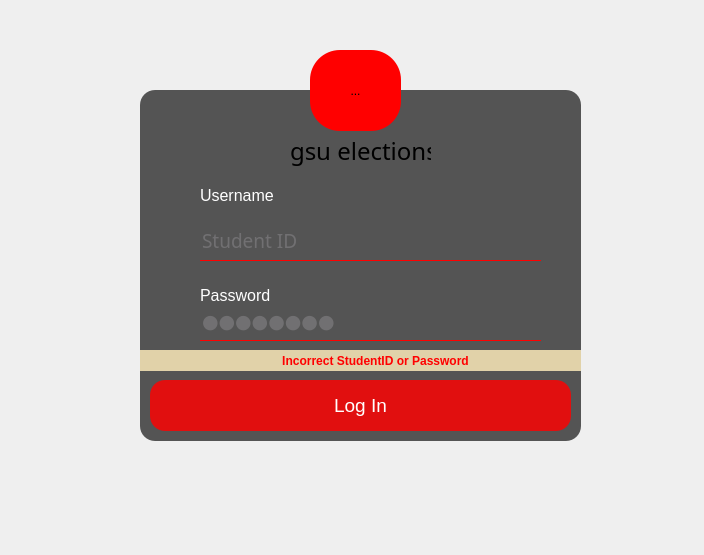
<?xml version="1.0" encoding="UTF-8"?>
<ui version="4.0">
 <class>Form</class>
 <widget class="QWidget" name="Form">
  <property name="geometry">
   <rect>
    <x>0</x>
    <y>0</y>
    <width>704</width>
    <height>555</height>
   </rect>
  </property>
  <property name="windowTitle">
   <string>Form</string>
  </property>
  <property name="toolTipDuration">
   <number>0</number>
  </property>
  <property name="styleSheet">
   <string notr="true">#Form
{
  background:url(:/rsz_1uni.jpg);
}</string>
  </property>
  <widget class="QFrame" name="frame">
   <property name="geometry">
    <rect>
     <x>140</x>
     <y>90</y>
     <width>441</width>
     <height>351</height>
    </rect>
   </property>
   <property name="styleSheet">
    <string notr="true">QFrame
{
  background-color:rgba(51, 51, 51, 210);
  border-radius:15px;
}</string>
   </property>
   <property name="frameShape">
    <enum>QFrame::StyledPanel</enum>
   </property>
   <property name="frameShadow">
    <enum>QFrame::Raised</enum>
   </property>
   <widget class="QLabel" name="label">
    <property name="geometry">
     <rect>
      <x>150</x>
      <y>40</y>
      <width>141</width>
      <height>41</height>
     </rect>
    </property>
    <property name="styleSheet">
     <string notr="true">*{
    font-family:Rawson;
    font-size:24px;
    background:transparent;
}

</string>
    </property>
    <property name="text">
     <string>gsu elections</string>
    </property>
   </widget>
   <widget class="QPushButton" name="pushButton">
    <property name="geometry">
     <rect>
      <x>10</x>
      <y>290</y>
      <width>421</width>
      <height>51</height>
     </rect>
    </property>
    <property name="font">
     <font>
      <pointsize>14</pointsize>
     </font>
    </property>
    <property name="styleSheet">
     <string notr="true">QPushButton
{
  background-color:rgb(255,0,0,210);
  color:white;
  border-radius:15px;
}
QPushButton:hover
{
  background:#57B6D2;
  color:red;
  border-radius:15px;
}</string>
    </property>
    <property name="text">
     <string>Log In</string>
    </property>
   </widget>
   <widget class="QLabel" name="label_2">
    <property name="geometry">
     <rect>
      <x>60</x>
      <y>90</y>
      <width>131</width>
      <height>31</height>
     </rect>
    </property>
    <property name="font">
     <font>
      <pointsize>-1</pointsize>
     </font>
    </property>
    <property name="styleSheet">
     <string notr="true">QLabel
{
 font-size:16px;
 color:white;
 background:transparent;
}
</string>
    </property>
    <property name="text">
     <string>Username</string>
    </property>
   </widget>
   <widget class="QLineEdit" name="lineEdit">
    <property name="geometry">
     <rect>
      <x>60</x>
      <y>130</y>
      <width>341</width>
      <height>41</height>
     </rect>
    </property>
    <property name="font">
     <font>
      <family>Century Gothic</family>
      <pointsize>14</pointsize>
      <weight>50</weight>
      <bold>false</bold>
     </font>
    </property>
    <property name="styleSheet">
     <string notr="true">QLineEdit
{
background:transparent;
border:none;
color:#717072;
border-bottom:1px solid red;
}</string>
    </property>
    <property name="inputMask">
     <string/>
    </property>
    <property name="text">
     <string>Student ID</string>
    </property>
   </widget>
   <widget class="QLineEdit" name="lineEdit_2">
    <property name="geometry">
     <rect>
      <x>60</x>
      <y>210</y>
      <width>341</width>
      <height>41</height>
     </rect>
    </property>
    <property name="font">
     <font>
      <family>Century Gothic</family>
      <pointsize>14</pointsize>
     </font>
    </property>
    <property name="styleSheet">
     <string notr="true">QLineEdit
{
background:transparent;
border:none;
color:#717072;
border-bottom:1px solid red;
}</string>
    </property>
    <property name="text">
     <string>Password</string>
    </property>
    <property name="echoMode">
     <enum>QLineEdit::Password</enum>
    </property>
   </widget>
   <widget class="QLabel" name="label_3">
    <property name="geometry">
     <rect>
      <x>60</x>
      <y>190</y>
      <width>131</width>
      <height>31</height>
     </rect>
    </property>
    <property name="font">
     <font>
      <pointsize>-1</pointsize>
     </font>
    </property>
    <property name="styleSheet">
     <string notr="true">QLabel
{
 font-size:16px;
 color:white;
 background:transparent;
}
</string>
    </property>
    <property name="text">
     <string>Password</string>
    </property>
   </widget>
   <widget class="QLabel" name="label_4">
    <property name="geometry">
     <rect>
      <x>0</x>
      <y>260</y>
      <width>441</width>
      <height>21</height>
     </rect>
    </property>
    <property name="font">
     <font>
      <family>Arial</family>
      <pointsize>9</pointsize>
      <weight>75</weight>
      <bold>true</bold>
     </font>
    </property>
    <property name="layoutDirection">
     <enum>Qt::LeftToRight</enum>
    </property>
    <property name="styleSheet">
     <string notr="true">QLabel
{
color:red;
background:rgb(255, 237, 187,210);
background-image: url(:/warning1.png);
background-repeat: no-repeat;
padding-left: 30px;
display: block;
}
</string>
    </property>
    <property name="text">
     <string>Incorrect StudentID or Password</string>
    </property>
    <property name="alignment">
     <set>Qt::AlignCenter</set>
    </property>
   </widget>
  </widget>
  <widget class="QToolButton" name="toolButton">
   <property name="geometry">
    <rect>
     <x>310</x>
     <y>50</y>
     <width>91</width>
     <height>81</height>
    </rect>
   </property>
   <property name="styleSheet">
    <string notr="true">QToolButton
{
  background:red;
  border-radius:30px;
}</string>
   </property>
   <property name="text">
    <string>...</string>
   </property>
   <property name="icon">
    <iconset resource="project.qrc">
     <normaloff>:/stu.png</normaloff>:/stu.png</iconset>
   </property>
   <property name="iconSize">
    <size>
     <width>128</width>
     <height>128</height>
    </size>
   </property>
  </widget>
 </widget>
 <resources>
  <include location="project.qrc"/>
 </resources>
 <connections/>
</ui>
